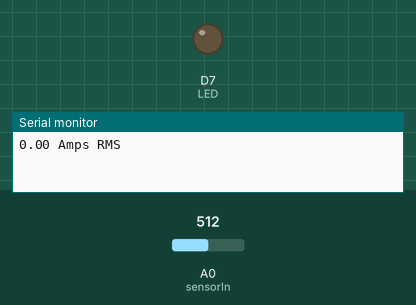
This sketch was run on a simulated ESP8266 (NodeMCU). Parts: output pins drawn as LEDs (lit = HIGH), the last lines printed to the serial monitor. The inputs (shaded band) are chosen by the test bench; at power-on: A0 (sensorIn) = 512.

Above: at 2.0 s.
At 6.0 s:
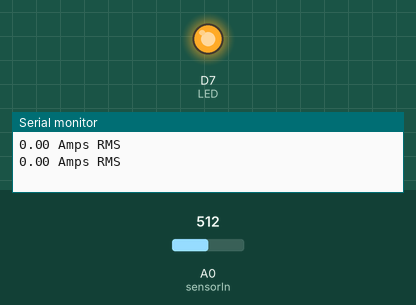
Timing chart, 0 to 10.4 s (numbered marks = the images above):
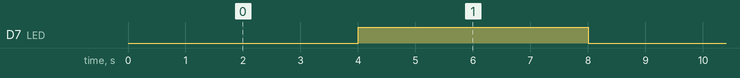

The sketch:

tryCurrentSensor.ino
```cpp
const int sensorIn = A0;
int mVperAmp = 66; // use 100 for 20A Module and 66 for 30A Module
int LED = D7;

double Voltage = 0;
double VRMS = 0;
double AmpsRMS = 0;

void setup(){
 Serial.begin(9600);
 pinMode(LED, OUTPUT);
}

void loop(){
 digitalWrite(LED, LOW);
 Voltage = getVPP();
 VRMS = (Voltage/2.0) *0.707;  //root 2 is 0.707
 AmpsRMS = (VRMS * 1000)/mVperAmp;
 Serial.print(AmpsRMS);
 Serial.println(" Amps RMS");
 delay(3000);

 digitalWrite(LED, HIGH);
 Voltage = getVPP();
 VRMS = (Voltage/2.0) *0.707;  //root 2 is 0.707
 AmpsRMS = (VRMS * 1000)/mVperAmp;
 Serial.print(AmpsRMS);
 Serial.println(" Amps RMS");
 delay(3000);
}

float getVPP()
{
  float result;
  int readValue;             //value read from the sensor
  int maxValue = 0;          // store max value here
  int minValue = 1024;          // store min value here

   uint32_t start_time = millis();
   while((millis()-start_time) < 1000) //sample for 1 Sec
   {
       readValue = analogRead(sensorIn);
       // see if you have a new maxValue
       if (readValue > maxValue)
       {
           /*record the maximum sensor value*/
           maxValue = readValue;
       }
       if (readValue < minValue)
       {
           /*record the minimum sensor value*/
           minValue = readValue;
       }
   }

   // Subtract min from max
   result = ((maxValue - minValue) * 5.0)/1024.0;

   return result;
 }
```

Measured:
- by itself, D7 (LED): alternates HIGH for 4.0 s and LOW for 4.0 s
